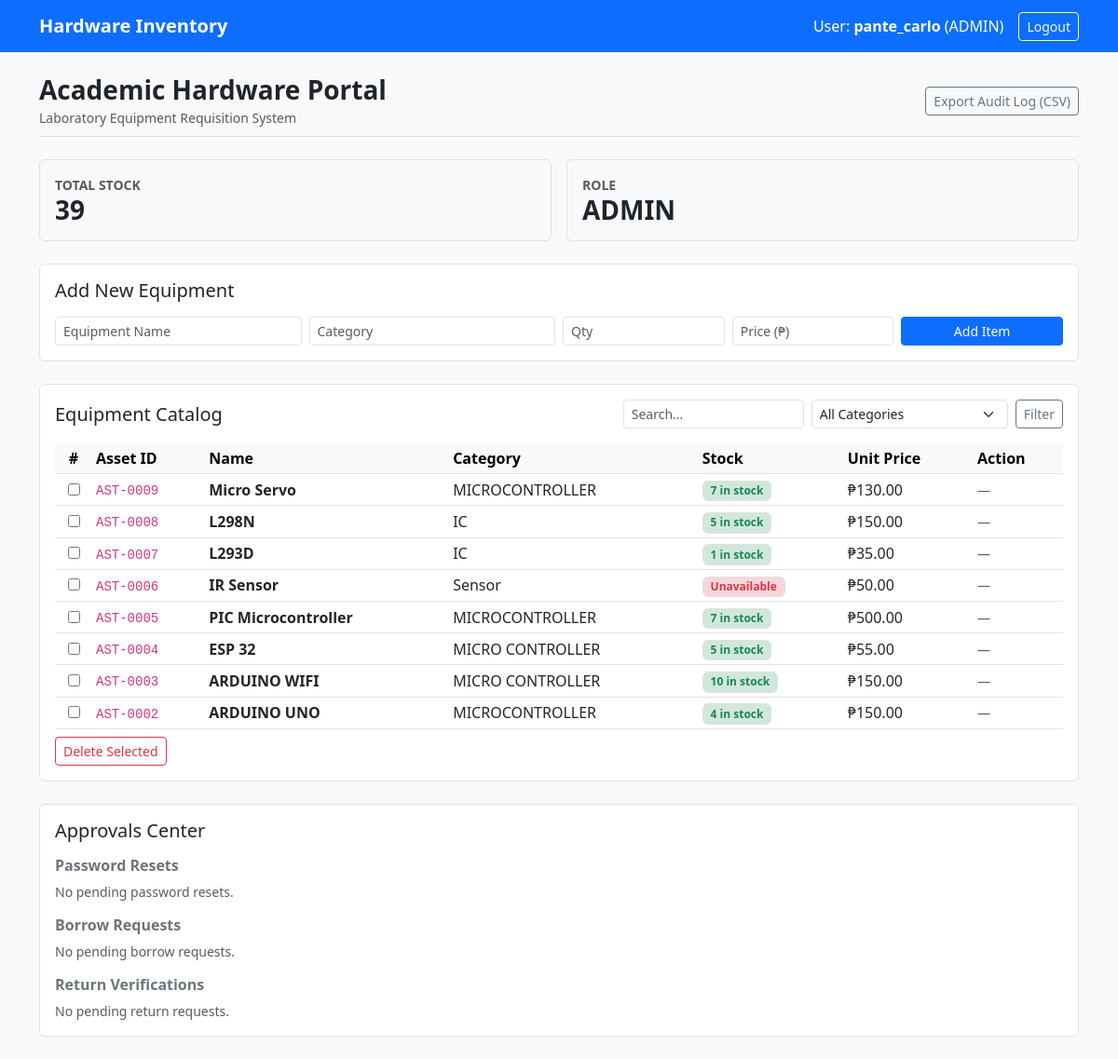
The app's page /dashboard (signed in) with its own data.
### tables this page shows
CREATE TABLE hardware (
                    item_id INTEGER PRIMARY KEY AUTOINCREMENT,
                    item_name TEXT UNIQUE NOT NULL,
                    category TEXT NOT NULL,
                    quantity INTEGER NOT NULL,
                    unit_price REAL NOT NULL,
                    status TEXT NOT NULL
                );

### app.py (the view)
    def wrapped(*args, **kwargs):
        if 'username' not in session:
            flash("Please log in first to access this page.", "warning")
            return redirect(url_for('login'))
        return f(*args, **kwargs)

### LaboratorySystem_Web_Lab1.py (called while the page is built)
    @classmethod
    def get_categories(cls):
        try:
            with sqlite3.connect(cls.db_name) as conn:
                cursor = conn.cursor()
                cursor.execute(
                    "SELECT DISTINCT category FROM hardware ORDER BY category"
                )
                return [row[0] for row in cursor.fetchall()]
        except sqlite3.Error:
            return []

    @classmethod
    def get_total_stocks(cls):
        try:
            with sqlite3.connect(cls.db_name) as conn:
                cursor = conn.cursor()
                cursor.execute("SELECT COALESCE(SUM(quantity), 0) FROM hardware")
                return cursor.fetchone()[0]
        except sqlite3.Error:
            return 0

    @classmethod
    def fetch_pending_resets(cls):
        try:
            with sqlite3.connect(cls.db_name) as conn:
                cursor = conn.cursor()
                cursor.execute(
                    "SELECT request_id, username, email, timestamp "
                    "FROM reset_requests WHERE status = 'PENDING' "
                    "ORDER BY request_id DESC"
                )
                return cursor.fetchall()
        except sqlite3.Error:
            return []

    @classmethod
    def fetch_pending_borrows(cls):
        return InventoryController.fetch_borrows(status="PENDING_BORROW")

    @classmethod
    def fetch_pending_returns(cls):
        return InventoryController.fetch_borrows(status="RETURN_PENDING")

### app.py (called while the page is built)
def login_required(f):
    def wrapped(*args, **kwargs):
        if 'username' not in session:
            flash("Please log in first to access this page.", "warning")
            return redirect(url_for('login'))
        return f(*args, **kwargs)
    wrapped.__name__ = f.__name__
    return wrapped

### templates/dashboard.html (shortened to what this page needs)
{% extends "base.html" %}
{% block content %}
<div class="d-flex justify-content-between align-items-center mb-4 pb-2 border-bottom">
    <div>
        <h3 class="mb-0 fw-bold">Academic Hardware Portal</h3>
        <small class="text-muted">Laboratory Equipment Requisition System</small>
    </div>
    {% if session.role == 'ADMIN' %}
    <a href="{{ url_for('export_csv') }}" class="btn btn-outline-secondary btn-sm">
        Export Audit Log (CSV)
    </a>
    {% endif %}
</div>
<div class="row g-3 mb-4">
    <div class="col-6">
        <div class="p-3 border rounded bg-light">
            <div class="text-muted small text-uppercase fw-semibold">Total Stock</div>
            <div class="h3 mb-0 fw-bold">{{ total_stocks }}</div>
        </div>
    </div>
    <div class="col-6">
        <div class="p-3 border rounded bg-light">
            <div class="text-muted small text-uppercase fw-semibold">Role</div>
            <div class="h3 mb-0 fw-bold">{{ session.role }}</div>
        </div>
    </div>
</div>
{% if session.role == 'ADMIN' %}
<div class="card p-3 mb-4 border">
    <h5 class="card-title mb-3">Add New Equipment</h5>
    <form action="{{ url_for('add_item') }}" method="POST" class="row g-2">
        <div class="col-md-3">
            <input type="text" name="item_name" class="form-control form-control-sm" placeholder="Equipment Name" required>
        </div>
        <div class="col-md-3">
            <input type="text" name="category" class="form-control form-control-sm" placeholder="Category" required>
        </div>
        <div class="col-md-2">
            <input type="number" name="quantity" class="form-control form-control-sm" placeholder="Qty" min="0" required>
        </div>
        <div class="col-md-2">
            <input type="number" step="0.01" name="unit_price" class="form-control form-control-sm" placeholder="Price (₱)" min="0" required>
        </div>
        <div class="col-md-2">
            <button type="submit" class="btn btn-primary btn-sm w-100">Add Item</button>
        </div>
    </form>
</div>
{% endif %}
<div class="card p-3 mb-4 border">
    <div class="d-flex justify-content-between align-items-center mb-3">
        <h5 class="mb-0">Equipment Catalog</h5>
        <form method="GET" action="{{ url_for('dashboard') }}" class="d-flex gap-2">
            <input type="text" name="search" class="form-control form-control-sm" placeholder="Search..." value="{{ search }}">
            <select name="category" class="form-select form-select-sm">
                <option value="ALL">All Categories</option>
            </select>
            <button type="submit" class="btn btn-sm btn-outline-secondary">Filter</button>
        </form>
    </div>
    {% if session.role == 'ADMIN' %}
    <form action="{{ url_for('delete_items') }}" method="POST">
    {% endif %}
        <div class="table-responsive">
            <table class="table table-hover table-sm align-middle mb-0">
                <thead class="table-light">
                    <tr>
                        {% if session.role == 'ADMIN' %}
                        <th class="text-center" style="width: 40px;">#</th>
                        {% endif %}
                        <th>Asset ID</th>
                        <th>Name</th>
                        <th>Category</th>
                        <th>Stock</th>
                        <th>Unit Price</th>
                        <th>Action</th>
                    </tr>
                </thead>
                <tbody>
                    {% for item in items %}
                    <tr>
                        {% if session.role == 'ADMIN' %}
                        <td class="text-center">
                            <input type="checkbox" name="selected_items" value="{{ item[0] }}">
                        </td>
                        {% endif %}
                        <td><code>AST-{{ "%04d"|format(item[0]) }}</code></td>
                        <td><strong>{{ item[1] }}</strong></td>
                        <td>{{ item[2] }}</td>
                        <td>
                            {% if item[3] > 0 %}
                                <span class="badge bg-success-subtle text-success border">{{ item[3] }} in stock</span>
                            {% else %}
                                <span class="badge bg-danger-subtle text-danger border">Unavailable</span>
                            {% endif %}
                        </td>
                        <td>₱{{ "%.2f"|format(item[4]) }}</td>
                        <td>
                            {% if session.role != 'ADMIN' %}
                            <form action="{{ url_for('borrow_item') }}" method="POST" class="d-flex gap-1 align-items-center">
                                <input type="hidden" name="item_id" value="{{ item[0] }}">
                                <input type="text" name="student_number" class="form-control form-control-sm" placeholder="Student No." value="{{ session.get('student_number', '') }}" required style="max-width: 120px;">
                                <input type="number" name="quantity" value="1" min="1" max="{{ item[3] }}" class="form-control form-control-sm" style="width: 55px;">
                                <button type="submit" class="btn btn-sm btn-primary" {% if item[3] < 1 %}disabled{% endif %}>Borrow</button>
                            </form>
                            {% else %}
                            <span class="text-muted small">—</span>
                            {% endif %}
                        </td>
                    </tr>
                    {% endfor %}
                </tbody>
            </table>
        </div>
        {% if session.role == 'ADMIN' %}
        <div class="mt-2">
            <button type="submit" class="btn btn-outline-danger btn-sm" onclick="return confirm('Delete selected items?')">
                Delete Selected
            </button>
        </div>
    </form>
    {% endif %}
</div>
{% if session.role == 'ADMIN' %}
<div class="card p-3 mb-4 border">
    <h5 class="mb-3">Approvals Center</h5>
    <h6 class="fw-bold mb-2 text-secondary">Password Resets</h6>
    {% if pending_resets %}
    <form action="{{ url_for('process_resets') }}" method="POST" class="mb-4">
        <div class="table-responsive mb-2">
            <table class="table table-sm align-middle mb-0">
                <thead class="table-light">
                    <tr>
                        <th class="text-center" style="width: 40px;">#</th>
                        <th>Req ID</th>
                        <th>Username</th>
                        <th>Email</th>
                        <th>Timestamp</th>
                    </tr>
                </thead>
                <tbody>
                    {% for reset in pending_resets %}
                    <tr>
                        <td class="text-center">
                            <input type="checkbox" name="selected_resets" value="{{ reset[0] }}">
                        </td>
                        <td><code>RST-{{ reset[0] }}</code></td>
                        <td><strong>{{ reset[1] }}</strong></td>
                        <td>{{ reset[2] }}</td>
                        <td><small class="text-muted">{{ reset[3] }}</small></td>
                    </tr>
                    {% endfor %}
                </tbody>
            </table>
        </div>
        <button type="submit" name="action" value="approve" class="btn btn-sm btn-success">Approve Selected</button>
        <button type="submit" name="action" value="reject" class="btn btn-sm btn-outline-danger">Reject Selected</button>
    </form>
    {% else %}
    <p class="text-muted small mb-3">No pending password resets.</p>
    {% endif %}
    <h6 class="fw-bold mb-2 text-secondary">Borrow Requests</h6>
    {% if pending_borrows %}
    <div class="table-responsive mb-4">
        <table class="table table-sm align-middle mb-0">
            <thead class="table-light">
                <tr>
                    <th>Log ID</th>
                    <th>User</th>
                    <th>Student No.</th>
                    <th>Item</th>
                    <th>Qty</th>
                    <th>Date</th>
                    <th>Action</th>
                </tr>
            </thead>
            <tbody>
                {% for loan in pending_borrows %}
                <tr>
                    <td><code>#{{ loan[0] }}</code></td>
                    <td><strong>{{ loan[1] }}</strong></td>
                    <td>{{ loan[2] }}</td>
                    <td>{{ loan[4] }}</td>
                    <td>{{ loan[5] }}</td>
                    <td><small class="text-muted">{{ loan[6] }}</small></td>
                    <td>
                        <a href="{{ url_for('approve_borrow', log_id=loan[0]) }}" class="btn btn-sm btn-success">Approve</a>
                        <a href="{{ url_for('reject_borrow', log_id=loan[0]) }}" class="btn btn-sm btn-outline-danger">Reject</a>
                    </td>
                </tr>
                {% endfor %}
            </tbody>
        </table>
    </div>
    {% else %}
    <p class="text-muted small mb-3">No pending borrow requests.</p>
    {% endif %}
    <h6 class="fw-bold mb-2 text-secondary">Return Verifications</h6>
    {% if pending_returns %}
    <div class="table-responsive">
        <table class="table table-sm align-middle mb-0">
            <thead class="table-light">
                <tr>
                    <th>Log ID</th>
                    <th>User</th>
                    <th>Student No.</th>
                    <th>Item</th>
                    <th>Qty</th>
                    <th>Action</th>
                </tr>
            </thead>
            <tbody>
                {% for ret in pending_returns %}
                <tr>
                    <td><code>#{{ ret[0] }}</code></td>
                    <td><strong>{{ ret[1] }}</strong></td>
                    <td>{{ ret[2] }}</td>
                    <td>{{ ret[4] }}</td>
                    <td>{{ ret[5] }}</td>
                    <td>
                        <a href="{{ url_for('approve_return', log_id=ret[0]) }}" class="btn btn-sm btn-success">Verify Return</a>
                        <a href="{{ url_for('reject_return', log_id=ret[0]) }}" class="btn btn-sm btn-outline-danger">Reject</a>
                    </td>
                </tr>
                {% endfor %}
            </tbody>
        </table>
    </div>
    {% else %}
    <p class="text-muted small mb-0">No pending return requests.</p>
    {% endif %}
</div>
{% endif %}
{% endblock %}

### records on screen
hardware: item_id "0009", item_name "Micro Servo", category "MICROCONTROLLER", quantity "7", unit_price "130.00"
hardware: item_id "0008", item_name "L298N", category "IC", quantity "5", unit_price "150.00"
hardware: item_id "0007", item_name "L293D", category "IC", quantity "1", unit_price "35.00"
hardware: item_id "0006", item_name "IR Sensor", category "Sensor", quantity "Unavailable", unit_price "50.00"
hardware: item_id "0005", item_name "PIC Microcontroller", category "MICROCONTROLLER", quantity "7", unit_price "500.00"
hardware: item_id "0004", item_name "ESP 32", category "MICRO CONTROLLER", quantity "5", unit_price "55.00"
hardware: item_id "0003", item_name "ARDUINO WIFI", category "MICRO CONTROLLER", quantity "10", unit_price "150.00"
hardware: item_id "0002", item_name "ARDUINO UNO", category "MICROCONTROLLER", quantity "4", unit_price "150.00"

### other values on screen
{{ session.username }} "pante_carlo"
{{ session.role }} "ADMIN"
{{ total_stocks }} "39"
